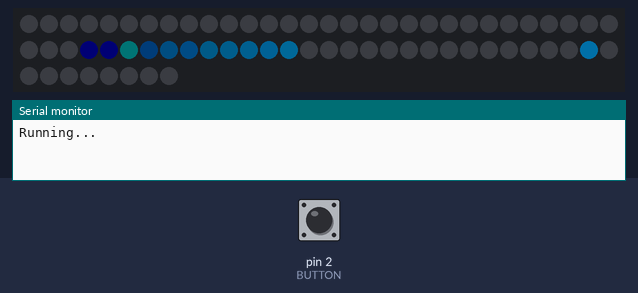
Recording of a sketch running on a simulated Arduino Uno, built with avr-gcc and run on an emulated ATmega328P. On the bench: 68 RGB LEDs in strip order, left to right, continuing on the next row, the last lines printed to the serial monitor. Inputs (shaded band) come from the test bench; at power-on: pin 2 (BUTTON) LOW. Dim RGB values are drawn brighter than linear; random numbers use the default seed unless the sketch sets one.

Above: at 3.2 s.
3.3 s: pin 2 (BUTTON) pulled HIGH for 0.15 s
At 3.67 s:
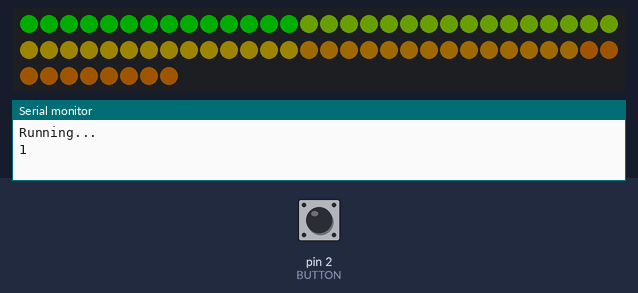
4.0 s: pin 2 (BUTTON) pulled HIGH for 1 s
At 4.28 s:
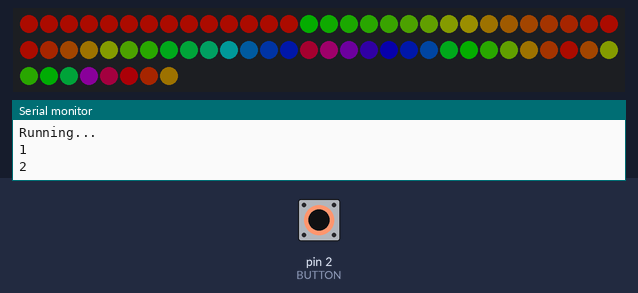
5.6 s: pin 2 (BUTTON) pulled HIGH for 0.15 s
6.3 s: pin 2 (BUTTON) pulled HIGH for 3.2 s
At 6.79 s:
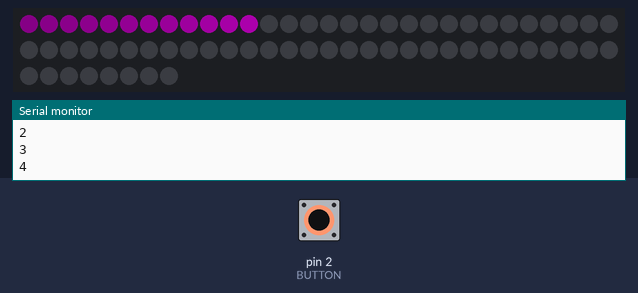
10.1 s: pin 2 (BUTTON) pulled HIGH for 0.15 s
At 10.6 s:
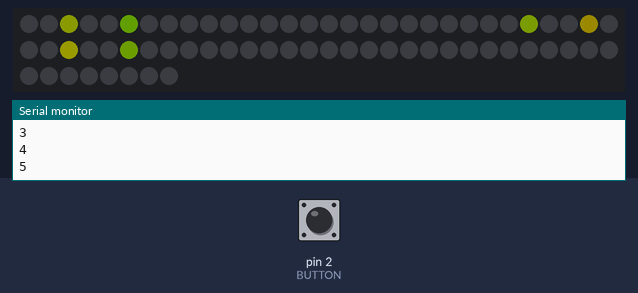
10.8 s: pin 2 (BUTTON) pulsed HIGH 5 times (0.12 s each, 0.3 s apart)
At 11.27 s:
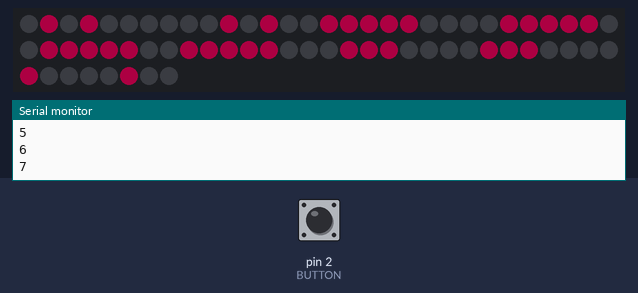

The sketch:

RGBShutterShades.ino
```cpp
#include "Patterns.h"
#include "XYmap.h"
#include "ButtonInput.h"

Adafruit_NeoPixel strip = Adafruit_NeoPixel(Pixels, PIN, NEO_GRB + NEO_KHZ800);

Patterns patternObj;
XYmap mapObj;
ButtonInput buttonObj;

void setup() {
  Serial.begin(115200);

  Serial.println(F("Running..."));

  buttonObj.initButtonInput();

  strip.begin();
  strip.setBrightness(50);
  strip.show();

  // Test XY function
  strip.setPixelColor(mapObj.XY(1, 0), strip.Color(255, 255, 255));
  strip.setPixelColor(mapObj.XY(1, 1), strip.Color(255, 255, 255));
  strip.setPixelColor(mapObj.XY(0, 1), strip.Color(255, 255, 255));
  strip.show();
  delay(2000);
}

void loop()
{
  buttonObj.checkPatternChange();
  patternObj.initPattern(patternObj.currentPattern);
}
```

ButtonInput.cpp
```cpp
#include "ButtonInput.h"
#include "Patterns.h"

extern Patterns patternObj;

void ButtonInput::checkPatternChange()
{
  if (digitalRead(BUTTON) == 1)
  {
    if (!this->current_button_state)
    {
      this->current_button_state = true;
      patternObj.currentPattern++;
      if (patternObj.currentPattern >= NUM_PATTERN)
        patternObj.currentPattern = 0;
      //Serial.print("Changing pattern: ");
      Serial.println(patternObj.currentPattern);
      patternObj.resetWheel();
    }
  }
  else
    this->current_button_state = false;
}

void ButtonInput::initButtonInput()
{
  pinMode(BUTTON, INPUT);
}
```

ButtonInput.h
```cpp
#ifndef ButtonInput_h
#define ButtonInput_h

#define BUTTON 2

class ButtonInput
{
  private:
    bool current_button_state = false;
  public:
    void checkPatternChange();
    void initButtonInput();
};

#endif
```

Patterns.h
```cpp
#ifndef Patterns_h
#define Patterns_h

#include <Adafruit_NeoPixel.h>
#include "XYmap.h"

#ifdef __AVR__
  #include <avr/power.h>
#endif

#define matrix_x 16
#define matrix_y 5
#define PIN 3
#define Pixels 68
#define VIRTUAL_NUM_LEDS (matrix_x * matrix_y)


#define NUM_PATTERN 8

// Pattern definitions
#define DASH 0
#define FALLING_RAINBOW 1
//#define PULSE 2
#define RADIATE_RAINBOW 2
#define TWINKLE 3
#define TRACER 4
#define BIT_RACE 5
#define XS 6
#define HEARTS 7

extern Adafruit_NeoPixel strip;
extern XYmap mapObj;

class Patterns
{
  private:

    // Ring Settings
    int ring_speed = 6; // (ms * fade_delay)
    int fade_delay = 20; // ms
    int max_interval = 2; // TIME BETWEEN PIXELS FIRING ((0 - x) * 10ms)

    int current_itter = ring_speed;
    int current_pixel = 0;
    int current_fade_itter = 1;
    int current_x = -1;
    int current_y = 0;
    int wheel_pos = 255;
    int wheel_speed = 1; // lower = slower
    bool increasing = true;
    bool show_led = true;
    //int redStates[Pixels]; // supposed to be float but need to save space
    //int blueStates[Pixels];
    //int greenStates[Pixels];
    float redStates2[STS];
    float blueStates2[STS];
    float greenStates2[STS];
    float fadeRate= 0.80;

    uint32_t Wheel(byte WheelPos);

  public:
    byte currentPattern PROGMEM = 0
    ;

    // Color presets
    //float scanning[3] = {255, 6, 0};
    //float deauthing[3] = {255, 6, 0};
    //float serving[3] = {0, 170, 255};
    //float clicon[3] = {255, 255, 0};
    //float purple[3] = {255, 0, 255};

    void bitRace();
    //void colorWipe(uint32_t c, uint8_t wait);
    void Dash(int r, int g, int b);
    void initPattern(uint8_t pattern);
    //void Pulse(int r, int g, int b);
    //void Rainbow1();
    void Hearts();
    void Rainbow2();
    void Rainbow3();
    void resetWheel();
    void Twinkle();
    void Xs();
    //void Tracer(int r, int g, int b);
    void Tracer2(int r, int g, int b);
};

#endif
```

XYmap.cpp
```cpp
#include "XYmap.h"

uint8_t XYmap::XY( uint8_t x, uint8_t y)
{
  // any out of bounds address maps to the first hidden pixel
  if( (x >= matrix_x) || (y >= matrix_y) ) {
    return (LAST_VISIBLE_LED + 1);
  }

  uint8_t i = (y * matrix_x) + x;
  uint8_t j = this->ShadesTable[i];
  return j;
}

uint8_t ReverseXYmap(uint8_t index)
{

}
```

XYmap.h
```cpp
// Adapted from https://github.com/macetech/RGBShades/blob/master/XYmap.h

// Pixel layout
//
//      0  1  2  3  4  5  6  7  8  9 10 11 12 13 14 15
//   +------------------------------------------------
// 0 |  .  0  1  2  3  4  5  6  7  8  9 10 11 12 13  .
// 1 | 29 28 27 26 25 24 23 22 21 20 19 18 17 16 15 14
// 2 | 30 31 32 33 34 35 36  .  . 37 38 39 40 41 42 43
// 3 | 57 56 55 54 53 52 51  .  . 50 49 48 47 46 45 44
// 4 |  . 58 59 60 61 62  .  .  .  . 63 64 65 66 67  .
#ifndef XYmap_h
#define XYmap_h

#include <stdint.h>
#include <avr/pgmspace.h>

#define matrix_x 16
#define matrix_y 5

#define VIRTUAL_NUM_LEDS (matrix_x * matrix_y)
#define STS 80
#define LAST_VISIBLE_LED 67

class XYmap
{
  private:
    //CRGB leds[ VIRTUAL_NUM_LEDS ];


  // This function will return the right 'led index number' for
  // a given set of X and Y coordinates on your RGB Shades.
  // This code, plus the supporting 80-byte table is much smaller
  // and much faster than trying to calculate the pixel ID with code.
  public:
    const uint8_t ShadesTable[80] = {
       68,  0,  1,  2,  3,  4,  5,  6,  7,  8,  9, 10, 11, 12, 13, 69,
       29, 28, 27, 26, 25, 24, 23, 22, 21, 20, 19, 18, 17, 16, 15, 14,
       30, 31, 32, 33, 34, 35, 36, 70, 71, 37, 38, 39, 40, 41, 42, 43,
       57, 56, 55, 54, 53, 52, 51, 72, 73, 50, 49, 48, 47, 46, 45, 44,
       74, 58, 59, 60, 61, 62, 75, 76, 77, 78, 63, 64, 65, 66, 67, 79
    };

    uint8_t XYtable[5][16] = {
       {0, 0, 0, 0, 0, 0, 0, 0, 0, 0, 0, 0, 0, 0, 0, 0},
       {0, 0, 0, 0, 0, 0, 0, 0, 0, 0, 0, 0, 0, 0, 0, 0},
       {0, 0, 0, 0, 0, 0, 0, 0, 0, 0, 0, 0, 0, 0, 0, 0},
       {0, 0, 0, 0, 0, 0, 0, 0, 0, 0, 0, 0, 0, 0, 0, 0},
       {0, 0, 0, 0, 0, 0, 0, 0, 0, 0, 0, 0, 0, 0, 0, 0}
    };

    uint8_t XY(uint8_t x, uint8_t y);
};
#endif
```

Source omitted: Patterns.cpp (17829 bytes)
